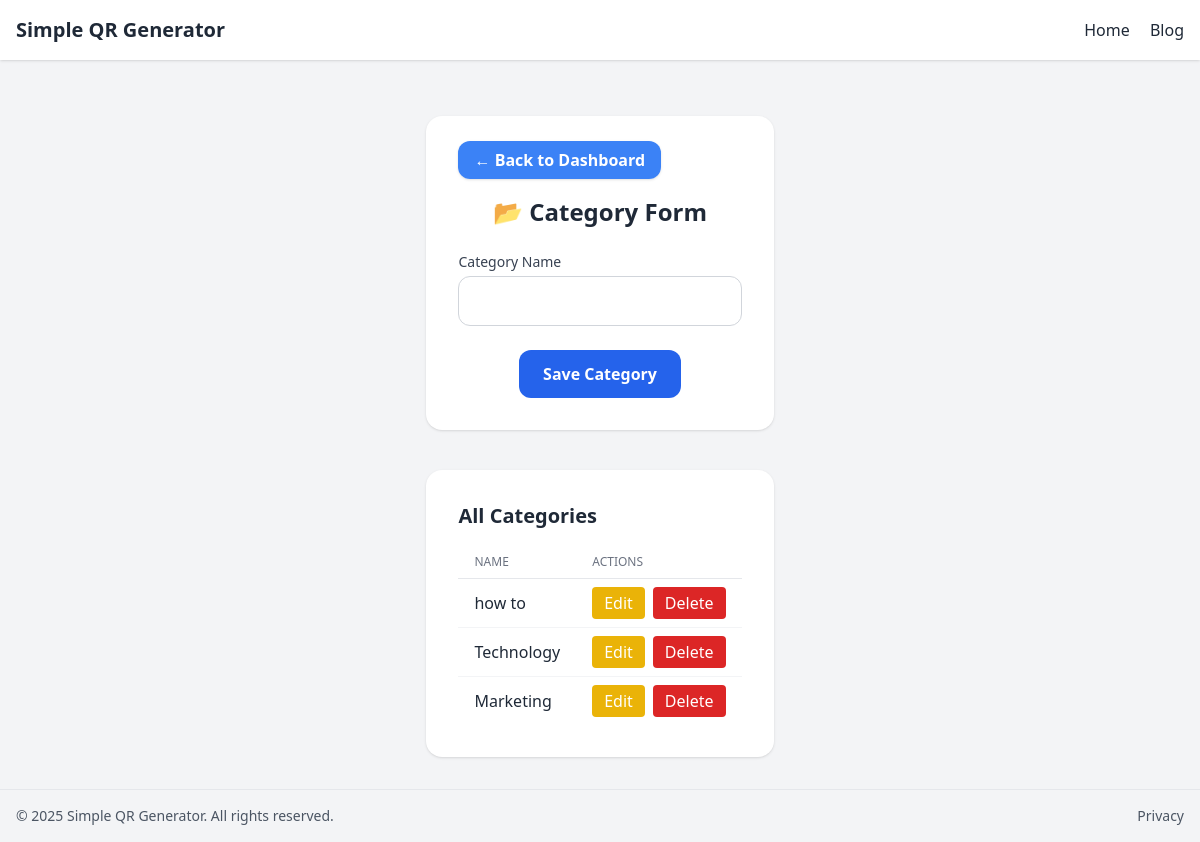
Page /admin/categories (signed in) on the committed database.
### app/models.py (models this page shows)
class Category(Base):
    __tablename__ = "categories"
    id: Mapped[int] = mapped_column(primary_key=True, index=True)
    name: Mapped[str] = mapped_column(String(100), unique=True, index=True)
    posts: Mapped[list["Post"]] = relationship(
        "Post",
        back_populates="category",
        cascade="all, delete",
    )

### app/endpoints_admin_category.py (the view)
@router.get("/admin/categories", response_class=HTMLResponse)
async def admin_category_form(request: Request, session: AsyncSession = Depends(get_async_session)):
    admin_id = request.session.get("admin_id")
    if not admin_id:
        return RedirectResponse("/admin/login")
    categories = await get_all_categories(session)
    return templates.TemplateResponse("admin/category.html", {"request": request, "categories": categories, "category": None})

### app/templates/admin/category.html (shortened to what this page needs)
{% extends "base.html" %}
{% block content %}
<section class="max-w-2xl mx-auto mt-10 bg-white p-8 rounded-2xl shadow space-y-6">
  <div class="mb-4">
    <a href="/admin/dashboard" class="bg-blue-500 hover:bg-blue-600 text-white font-semibold py-2 px-4 rounded-xl shadow transition">← Back to Dashboard</a>
  </div>
  <h1 class="text-2xl font-bold text-gray-800 text-center">📂 Category Form</h1>
  <form method="post" action="/admin/categories/save" class="space-y-6">
    <div>
      <label for="name" class="block text-sm font-medium text-gray-700">Category Name</label>
      <input
        type="text"
        id="name"
        name="name"
        value="{{ category.name if category else '' }}"
        required
        class="w-full mt-1 p-3 border border-gray-300 rounded-xl focus:outline-none focus:ring-2 focus:ring-blue-500"
      />
    </div>
    <div class="text-center">
      <button type="submit" class="bg-blue-600 hover:bg-blue-700 text-white font-bold py-3 px-6 rounded-xl transition">
        Save Category
      </button>
    </div>
  </form>
</section>
<section class="max-w-2xl mx-auto mt-10 bg-white p-8 rounded-2xl shadow">
  <h2 class="text-xl font-bold mb-4">All Categories</h2>
  <div class="overflow-x-auto">
    <table class="min-w-full divide-y divide-gray-200">
      <thead>
        <tr>
          <th class="px-4 py-2 text-left text-xs font-medium text-gray-500 uppercase">Name</th>
          <th class="px-4 py-2 text-left text-xs font-medium text-gray-500 uppercase">Actions</th>
        </tr>
      </thead>
      <tbody class="divide-y divide-gray-100">
        {% for c in categories %}
        <tr>
          <td class="px-4 py-2">{{ c.name }}</td>
          <td class="px-4 py-2 flex gap-2">
            <a href="/admin/categories/edit/{{ c.id }}" class="bg-yellow-500 hover:bg-yellow-600 text-white px-3 py-1 rounded transition">Edit</a>
            <form method="post" action="/admin/categories/delete/{{ c.id }}" onsubmit="return confirm('Are you sure you want to delete this category?');">
              <button type="submit" class="bg-red-600 hover:bg-red-700 text-white px-3 py-1 rounded transition">Delete</button>
            </form>
          </td>
        </tr>
        {% else %}
        <tr>
          <td colspan="2" class="text-center text-gray-400 py-4">No categories found.</td>
        </tr>
        {% endfor %}
      </tbody>
    </table>
  </div>
</section>
{% endblock %}

### rows in the picture
Category: name "how to"
Category: name "Technology"
Category: name "Marketing"
